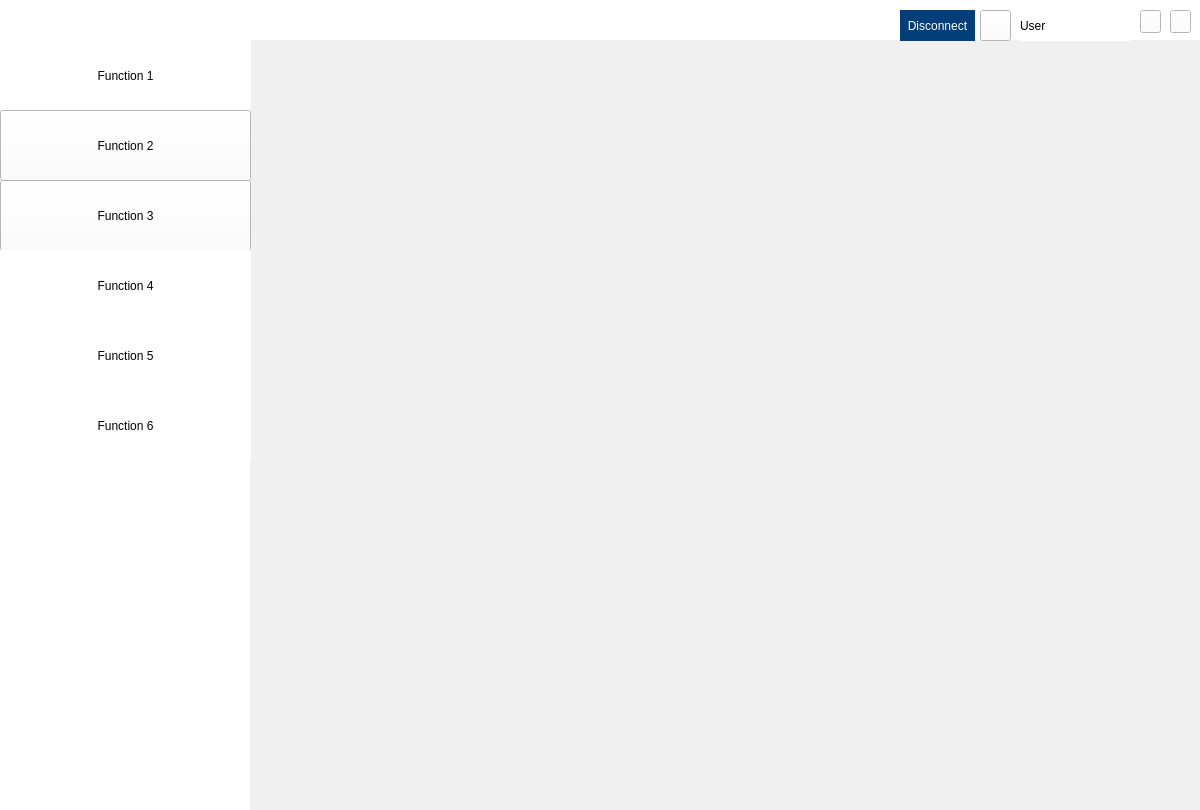
<?xml version="1.0" encoding="UTF-8"?>
<ui version="4.0">
 <class>MainWindow</class>
 <widget class="QMainWindow" name="MainWindow">
  <property name="geometry">
   <rect>
    <x>0</x>
    <y>0</y>
    <width>1200</width>
    <height>810</height>
   </rect>
  </property>
  <property name="windowTitle">
   <string>MainWindow</string>
  </property>
  <property name="styleSheet">
   <string notr="true"/>
  </property>
  <widget class="QWidget" name="centralwidget">
   <property name="styleSheet">
    <string notr="true">background-color:white;</string>
   </property>
   <widget class="QStackedWidget" name="stackedWidget">
    <property name="geometry">
     <rect>
      <x>250</x>
      <y>40</y>
      <width>951</width>
      <height>771</height>
     </rect>
    </property>
    <property name="styleSheet">
     <string notr="true">background-color: rgb(240,240,240);</string>
    </property>
   </widget>
   <widget class="QPushButton" name="page1">
    <property name="geometry">
     <rect>
      <x>0</x>
      <y>40</y>
      <width>251</width>
      <height>71</height>
     </rect>
    </property>
    <property name="styleSheet">
     <string notr="true">QPushButton{
border: none;
outline: none;
}
QPushButton:foucs{
background-color: rgb(240,240,240);
}
QPushButton:hover{
background-color: rgb(240,240,240);
}</string>
    </property>
    <property name="text">
     <string>Function 1</string>
    </property>
   </widget>
   <widget class="QPushButton" name="page2">
    <property name="geometry">
     <rect>
      <x>0</x>
      <y>110</y>
      <width>251</width>
      <height>71</height>
     </rect>
    </property>
    <property name="styleSheet">
     <string notr="true">QPushButton{
border: none;
outline: none;
}
QPushButton:foucs{
background-color: rgb(240,240,240);
}
QPushButton:hover{
background-color: rgb(240,240,240);
};
background-color:rgb(255,255,255);</string>
    </property>
    <property name="text">
     <string>Function 2</string>
    </property>
   </widget>
   <widget class="QPushButton" name="page3">
    <property name="geometry">
     <rect>
      <x>0</x>
      <y>180</y>
      <width>251</width>
      <height>71</height>
     </rect>
    </property>
    <property name="styleSheet">
     <string notr="true">QPushButton{
border: none;
outline: none;
}
QPushButton:foucs{
background-color: rgb(240,240,240);
}
QPushButton:hover{
background-color: rgb(240,240,240);
};
background-color:rgb(255,255,255);</string>
    </property>
    <property name="text">
     <string>Function 3</string>
    </property>
   </widget>
   <widget class="QPushButton" name="closebutton">
    <property name="geometry">
     <rect>
      <x>1170</x>
      <y>10</y>
      <width>21</width>
      <height>23</height>
     </rect>
    </property>
    <property name="styleSheet">
     <string notr="true">border-image: url(:/Icons/delete.png);</string>
    </property>
    <property name="text">
     <string/>
    </property>
   </widget>
   <widget class="QPushButton" name="minimizebutton">
    <property name="geometry">
     <rect>
      <x>1140</x>
      <y>10</y>
      <width>21</width>
      <height>23</height>
     </rect>
    </property>
    <property name="styleSheet">
     <string notr="true">border-image: url(:/Icons/minimize.png);</string>
    </property>
    <property name="text">
     <string/>
    </property>
   </widget>
   <widget class="QLabel" name="Username">
    <property name="geometry">
     <rect>
      <x>1020</x>
      <y>10</y>
      <width>111</width>
      <height>31</height>
     </rect>
    </property>
    <property name="text">
     <string>User</string>
    </property>
   </widget>
   <widget class="QPushButton" name="pushButton">
    <property name="geometry">
     <rect>
      <x>980</x>
      <y>10</y>
      <width>31</width>
      <height>31</height>
     </rect>
    </property>
    <property name="styleSheet">
     <string notr="true">border-image: url(:/Icons/user.png);</string>
    </property>
    <property name="text">
     <string/>
    </property>
   </widget>
   <widget class="QPushButton" name="page4">
    <property name="geometry">
     <rect>
      <x>0</x>
      <y>250</y>
      <width>251</width>
      <height>71</height>
     </rect>
    </property>
    <property name="styleSheet">
     <string notr="true">QPushButton{
border: none;
outline: none;
}
QPushButton:foucs{
background-color: rgb(240,240,240);
}
QPushButton:hover{
background-color: rgb(240,240,240);
}</string>
    </property>
    <property name="text">
     <string>Function 4</string>
    </property>
   </widget>
   <widget class="QPushButton" name="pushButton_2">
    <property name="geometry">
     <rect>
      <x>900</x>
      <y>10</y>
      <width>75</width>
      <height>31</height>
     </rect>
    </property>
    <property name="styleSheet">
     <string notr="true">color: rgb(255, 255, 255);
background-color: rgb(1, 62, 122);
border: none;
outline: none;</string>
    </property>
    <property name="text">
     <string>Disconnect</string>
    </property>
   </widget>
   <widget class="QLabel" name="label">
    <property name="geometry">
     <rect>
      <x>6</x>
      <y>3</y>
      <width>91</width>
      <height>31</height>
     </rect>
    </property>
    <property name="styleSheet">
     <string notr="true">border-image: url(:/Icons/logo.png);</string>
    </property>
    <property name="text">
     <string/>
    </property>
   </widget>
   <widget class="QPushButton" name="page5">
    <property name="geometry">
     <rect>
      <x>0</x>
      <y>320</y>
      <width>251</width>
      <height>71</height>
     </rect>
    </property>
    <property name="styleSheet">
     <string notr="true">QPushButton{
border: none;
outline: none;
}
QPushButton:foucs{
background-color: rgb(240,240,240);
}
QPushButton:hover{
background-color: rgb(240,240,240);
}</string>
    </property>
    <property name="text">
     <string>Function 5</string>
    </property>
   </widget>
   <widget class="QPushButton" name="page6">
    <property name="geometry">
     <rect>
      <x>0</x>
      <y>390</y>
      <width>251</width>
      <height>71</height>
     </rect>
    </property>
    <property name="styleSheet">
     <string notr="true">QPushButton{
border: none;
outline: none;
}
QPushButton:foucs{
background-color: rgb(240,240,240);
}
QPushButton:hover{
background-color: rgb(240,240,240);
}</string>
    </property>
    <property name="text">
     <string>Function 6</string>
    </property>
   </widget>
  </widget>
 </widget>
 <resources/>
 <connections/>
</ui>
